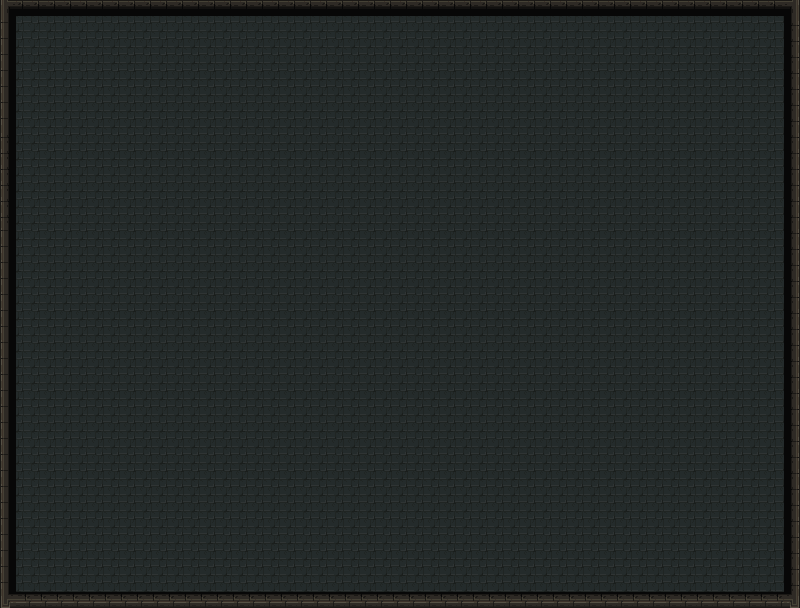

This game map was drawn from its Tiled (.tmx) file and the tilesets committed beside it. A one-line description and the trimmed map source follow:
An orthogonal 50x38 tile map with 16x16 px tiles, 1 tile layer (Calque de Tuiles 1).

<map version="1.5" tiledversion="1.6.0" orientation="orthogonal" renderorder="right-down" width="50" height="38" tilewidth="16" tileheight="16" infinite="0" nextlayerid="2" nextobjectid="1">
 <tileset firstgid="1" source="images/RF_Catacombs_v1.0/mainlevbuild.tsx" />
 <layer id="1" name="Calque de Tuiles 1" width="50" height="38">
  <data>[1900 cells, 1900 non-empty, 10 distinct tile ids]</data>
 </layer>
</map>
